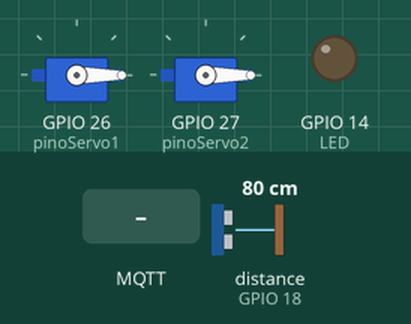
This sketch was run on a simulated ESP32. Parts: 2 × servo, output pins drawn as LEDs (lit = HIGH). Wiring (inferred from the names in the program): ultrasonic range finder: trigger GPIO 5; echo GPIO 18. The inputs (shaded band) are chosen by the test bench; at power-on: distance to the obstacle (sensor on GPIO 18) 80 cm. The echo pulse lasts 58.3 µs per cm; WiFi joins after 1.5 s; servers stay silent unless stated; random numbers use the default seed unless the sketch sets one; no MQTT or app messages arrive unless stated; not simulated (calls return 0 or success): env.h; names the files do not define were given values by the test bench: BROKER_PORT = 1883; pins used as bus, display or sensor lines are not drawn; what the sketch prints to the serial monitor is not drawn.

Above: at 2.8 s.
2.9 s: MQTT message "Acender" arrives on the first subscribed topic
At 4.1 s:
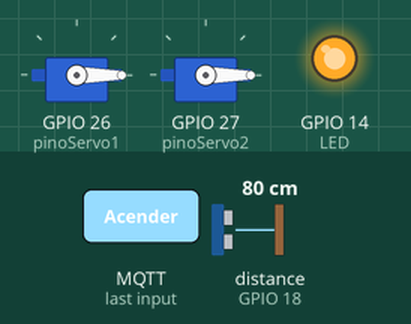
4.4 s: MQTT message "5" arrives on the first subscribed topic
At 5.7 s:
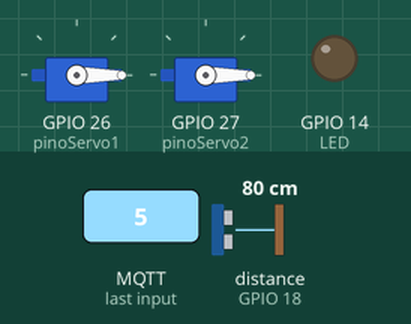
Timing chart, 0 to 7.4 s (numbered marks = the images above; inputs shaded):
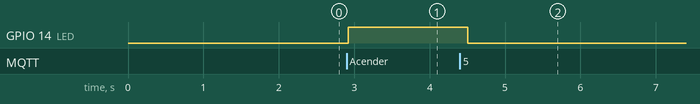

The sketch:

s3.ino
```cpp
#include <WiFi.h>
#include <PubSubClient.h>
#include <WiFiClientSecure.h>  //Inclusão de Biblioteca (hivemq)
#include "env.h"               //Variáveis, inseridas no gitignore
#include <ESP32Servo.h>        // Inclusão de Biblioteca Servo Motor


WiFiClientSecure wifi_client;    //Criando Cliente WIFI
PubSubClient mqtt(wifi_client);  //Criando Cliente MQTT

const int LED = 14;          //Definição de pino referente ao LED
const int pinoServo1 = 26;   //Definição do Pino referente ao Servo Motor 1;
const int pinoServo2 = 27;   //Definição do Pino referente ao Servo Motor 2;
const byte TRIGGER_PIN = 5;  //Definição do Pino referente ao Sensor Ultrassônico;
const byte ECHO_PIN = 18;    //Definição do Pino referente ao Sensor Ultrassônico;

Servo servo1;  //Servo Motor 1
Servo servo2;  //Servo Motor 2

//void statusLED(byte status) { //Função do LED RGB, referente ao status luminoso
//turnOffLEDs();
//switch (status) {
// case 254:  //Caso Erro - Vermelho
// setLEDColor(255, 0, 0);
// break;
// case 1:  //Conectando o WiFi - Amarelo
//setLEDColor(150, 255, 0);
// break;
//case 2: //Conectando ao MQTT - Rosa
// setLEDColor(150, 0, 255);
//  break;
// case 3:  //Movendo para frente - Verde
// setLEDColor(0, 255, 0);
// break;
// case 4:  //Movendo para trás - Ciano
// setLEDColor(0, 255, 255);
// break;
// default:
//  for (byte i = 0; i < 4; i++) {
//     setLEDColor(0, 0, 255);  //Possível erro - Azul piscando
//    delay(100);
//    turnOffLEDs();
//    delay(100);
//  }
//  break;
// }
//}
//void turnOffLEDs() { setLEDColor(0, 0, 0); }
//void setLEDColor(byte r, byte g, byte b) {
// ledcWrite(PWM_CHANNEL_LED_R, r);
// ledcWrite(PWM_CHANNEL_LED_G, g);
// ledcWrite(PWM_CHANNEL_LED_B, b);
//}


//const String brokerUser = "";
//const String brokerPass = "";

void callback(char* topic, byte* payload, unsigned int length) {
  // Monta a mensagem completa a partir do payload
  String MensagemRecebida = "";
  for (unsigned int i = 0; i < length; i++) {
    MensagemRecebida += (char)payload[i];  //Cada letra de payload e junta na mensagem
  }

  // Tratar LED (payload "Acender" / outro = desligar)
  String topicStr = String(topic);
  if (topicStr == TOPIC_LED) {            //Condicional SE, conforme Tópico
    if (MensagemRecebida == "Acender") {  //Mensagem
      digitalWrite(LED, HIGH);            //LED Ligado
    } else {
      digitalWrite(LED, LOW);  //LED Desligado
    }
    return;
  }

  // Servo 1
  if (topicStr == TOPIC_ULTRASSONICO1) {                  //Condicional referente ao Servo Motor 1;
    int angulo = MensagemRecebida.toInt();                //parsear ângulo enviado
    servo1.write(angulo);                                 //Movimentação;
    mqtt.publish(TOPIC_SERVO_1, String(angulo).c_str());  //Publicação do estado do Servo Motor 1;
    return;
  } else {
    // Servo 2
    if (topicStr == TOPIC_ULTRASSONICO2) {                  //Condicional referente ao Servo Motor 2;
      int angulo = MensagemRecebida.toInt();                //parsear ângulo enviado
      servo2.write(angulo);                                 //Movimentação;
      mqtt.publish(TOPIC_SERVO_2, String(angulo).c_str());  //Publicação do estado do Servo Motor 2;
      return;
    }
    //Movimentação dos dois Servos
    if (topicStr == TOPIC_ULTRASSONICO) {                   //Condicional referente ao Servo Motor 3;
      int angulo = MensagemRecebida.toInt();                //parsear ângulo enviado
      servo2.write(angulo);                                 //Movimentação;
      mqtt.publish(TOPIC_SERVO_2, String(angulo).c_str());  //Publicação do estado do Servo Motor 2;
      servo1.write(angulo);                                 //Movimentação;
      mqtt.publish(TOPIC_SERVO_1, String(angulo).c_str());  //Publicação do estado do Servo Motor 1;
      return;
    }
  }
}

void setup() {
  Serial.begin(115200);
  servo1.attach(pinoServo1);     //Definição do pino Servo Motor 1;
  servo2.attach(pinoServo2);     //Definição do pino Servo Motor 2;
  servo1.write(0);               //Posição inicial;
  servo2.write(0);               //Posição inicial;
  pinMode(LED, OUTPUT);          //Definição do pino de LED como saída;
  pinMode(TRIGGER_PIN, OUTPUT);  //Saída
  pinMode(ECHO_PIN, INPUT);      //Entrada

  wifi_client.setInsecure();         //Broker ignora o Certificado de Segurança/Autenticação
  WiFi.begin(WIFI_SSID, WIFI_PASS);  //tenta conectar na rede
  Serial.println("Conectando no WiFi");
  while (WiFi.status() != WL_CONNECTED) {
    Serial.print(".");
    delay(200);
  }
  Serial.println("Conectado com sucesso!");  //Mensagem exibida no Monitor Serial

  mqtt.setServer(BROKER_URL, BROKER_PORT); //BROKER
  mqtt.setCallback(callback);  // definir callback antes de subscribes/reconexões

  String clientID = "S3_beatrizcercal";
  clientID += String(random(0xffff), HEX);
  Serial.print("Conectando ao broker"); //Exibido no Monitor Serial
  while (!mqtt.connect(clientID.c_str())) { //ENQUANTO
    Serial.print(".");
    delay(200);
  }

  // Assinar tópicos
  mqtt.subscribe(TOPIC_ULTRASSONICO);   //Na própria placa
  mqtt.subscribe(TOPIC_ULTRASSONICO1);  //Presença 1
  mqtt.subscribe(TOPIC_ULTRASSONICO2);  //Presença 2
  mqtt.subscribe(TOPIC_LED);            //Luminosidade


  Serial.println("\nConectado ao broker!");  //Mensagem de confirmação exibida no Monitor Serial
}

void loop() {

  // put your main code here, to run repeatedly:
  //String mensagem = "";                       //Dentro do Loop, para recriá-la
  // if (Serial.available() > 0) {               //Caracteres disponíveis na "fila"
  //  mensagem = Serial.readStringUntil('\n');  //Leitura até "encontrar" o \n, palavra salva dentro da variável "mensagem"
  //  mensagem = "Beatriz: " + mensagem;       //exibição ao leitor
  //  mqtt.publish("Miguel",mensagem.c_str()); //enviar para o broker
  // }

  long distancia = lerDistancia(TRIGGER_PIN, ECHO_PIN);  //Definição conforme os Pinos;
  if (distancia > 0 && distancia < 10) {
    mqtt.publish(TOPIC_ULTRASSONICO, "120");  //enviar para o broker
  }

  mqtt.loop();  //Loop;
  delay(100);
}

long lerDistancia(byte TRIGGER_PIN, byte ECHO_PIN) {  //Função de leitura de distância;
  digitalWrite(TRIGGER_PIN, LOW); //Pulso Baixo
  delayMicroseconds(2);
  digitalWrite(TRIGGER_PIN, HIGH);
  delayMicroseconds(10); //Pulso Alto - dispara o Sensor Ultrassônico
  digitalWrite(TRIGGER_PIN, LOW);

  long duracao = pulseIn(ECHO_PIN, HIGH, 30000);  //Tempo em microsegundos que o som demorou para ir e voltar


  long distancia = (duracao * 0.0343) / 2;  //Cálculo da distância em cm, velocidade do Som (cm/microssegundo)

  return distancia;  //Retorno da distância, conforme calculado;
}

void connecttoBroker() {
  Serial.println("Conectando ao broker..."); //Exibido no Monitor Serial
}
```

Measured:
- after the input at 2.9 s, GPIO 14 (LED): LOW → HIGH at once
- after the input at 4.4 s, GPIO 14 (LED): HIGH → LOW after 0.10 s
